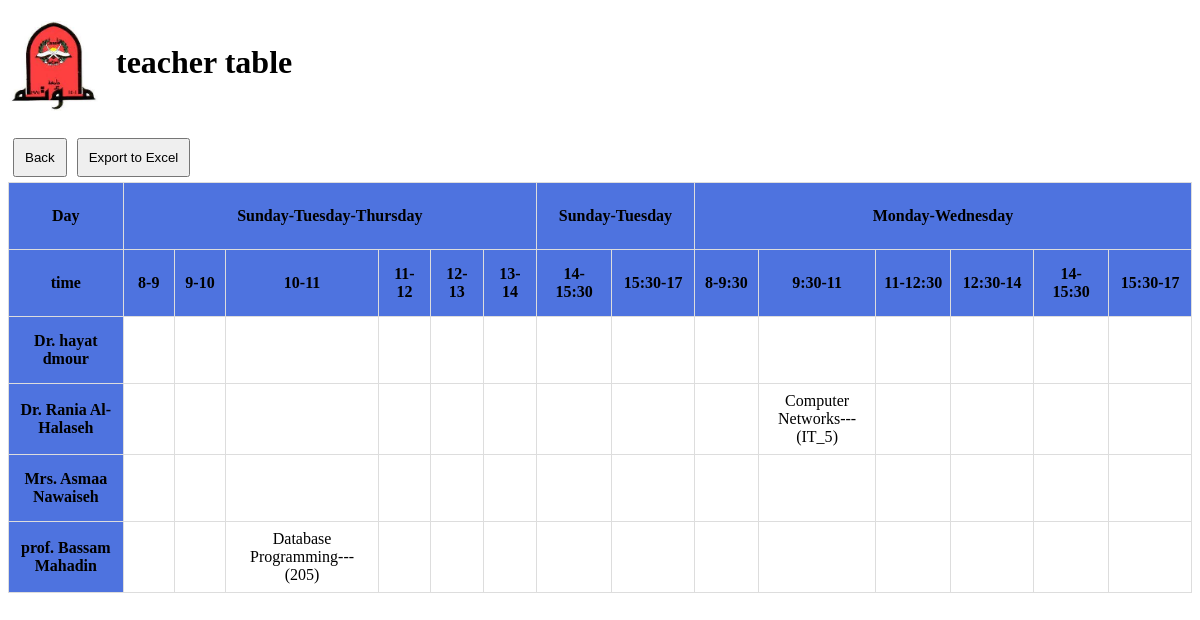
Page /php/Table.php on the committed database.
### tables this page shows
CREATE TABLE `schedule` (
  `id` int(11) NOT NULL,
  `subject_id` int(10) NOT NULL,
  `subject_name` varchar(200) NOT NULL,
  `section` varchar(100) NOT NULL,
  `techer` varchar(100) DEFAULT NULL,
  `time` varchar(100) NOT NULL,
  `day` varchar(100) NOT NULL,
  `hall` varchar(100) NOT NULL,
  `student_num` int(10) NOT NULL
);

### php/Table.php (the view, shortened to what this page needs)
<!DOCTYPE html>
<html lang="en">
<head>
</head>
<body>
<h1><img src="../Picture1.png" width="90" height="90"> teacher table </h1>
 <button id="backButton" style="float: left;">Back</button>
    <button id="exportButton" style="float: left;">Export to Excel</button>
    <table>
        <thead>
            <tr>
                 <th rowspan="1">Day</th>
                <th colspan="6">Sunday-Tuesday-Thursday</th>
                <th colspan="2">Sunday-Tuesday</th>
               <th colspan="6">Monday-Wednesday</th>
            </tr>
            <tr>
                <th rowspan="1">time</th>
                <th>8-9</th>
                <th>9-10</th>
                <th>10-11</th>
                <th>11-12</th>
                <th>12-13</th>
                <th>13-14</th>
                <th>14-15:30</th>
                <th>15:30-17</th>
                <th>8-9:30</th>
                <th>9:30-11</th>
                <th>11-12:30</th>
                <th>12:30-14</th>
                <th>14-15:30</th>
                <th>15:30-17</th>
            </tr>
        </thead>
        <tbody>
            <?php
            include '../connect.php';
            $tims=[
                '8_9',
                '9_10',
                '10_11',
                '11_12',
                '12_13',
                '13_14',
                '14-15:30',
                '15:30-17',
                '8-9:30',
                '9:30_11',
                '11_12:30',
                '12:30_14',
                '14_15:30',
                '15:30_17',
                ];
            $select="SELECT * FROM `schedule` where subject_id not like '%Lab' or subject_id not like '%LAB' or subject_id not like '%lab'  GROUP by techer";
            $result=mysqli_query($conn,$select);
            while($row=mysqli_fetch_assoc($result)){
                if($row['techer']=='non'||$row['techer']==null)
                continue;
                echo "<tr>
                <th rowspan='1'>".$row['techer']."</th>";
                foreach($tims as $time){
                    $select_all="SELECT * FROM `schedule` where time='".$time."' and techer= '".$row['techer']."'";
                    $all_result=$conn->query($select_all);
                    if($all_result->num_rows != 0){
                        $all_row=mysqli_fetch_assoc($all_result);
                        if(isset($all_row['techer'])){
                            if($all_row['techer']==$row['techer']&&$all_row['time']==$time){
                                echo "<td>".$all_row['subject_name'].'---('.$all_row['hall'].")</td>";
                            }else{
                                echo "<td></td>";
                            }
                        }else{
                            echo "<td></td>";
                        }
                    }else{
                        echo "<td></td>";
                    }
                }
                echo "</tr>";
            }
            ?>
        </tbody>
    </table>
</body>
</html>

### php/Table.php (style rules this page uses)
button { padding: 10px; margin: 5px; cursor: pointer; }
table { width: 100%; border-collapse: collapse; }
th, td { border: 1px solid #ddd; padding: 8px; width: 20px; height: 50px; text-align: center; }
th { background-color: #4e73df; }
h1 img { display: inline-block; vertical-align: middle; margin-right: 10px; }

### rows in the picture
schedule: techer "Dr. hayat dmour"
schedule: techer "Dr. Rania Al-Halaseh", subject_name "Computer Networks", hall "IT_5"
schedule: techer "Mrs. Asmaa Nawaiseh"
schedule: techer "prof. Bassam Mahadin", subject_name "Database Programming", hall "205"
